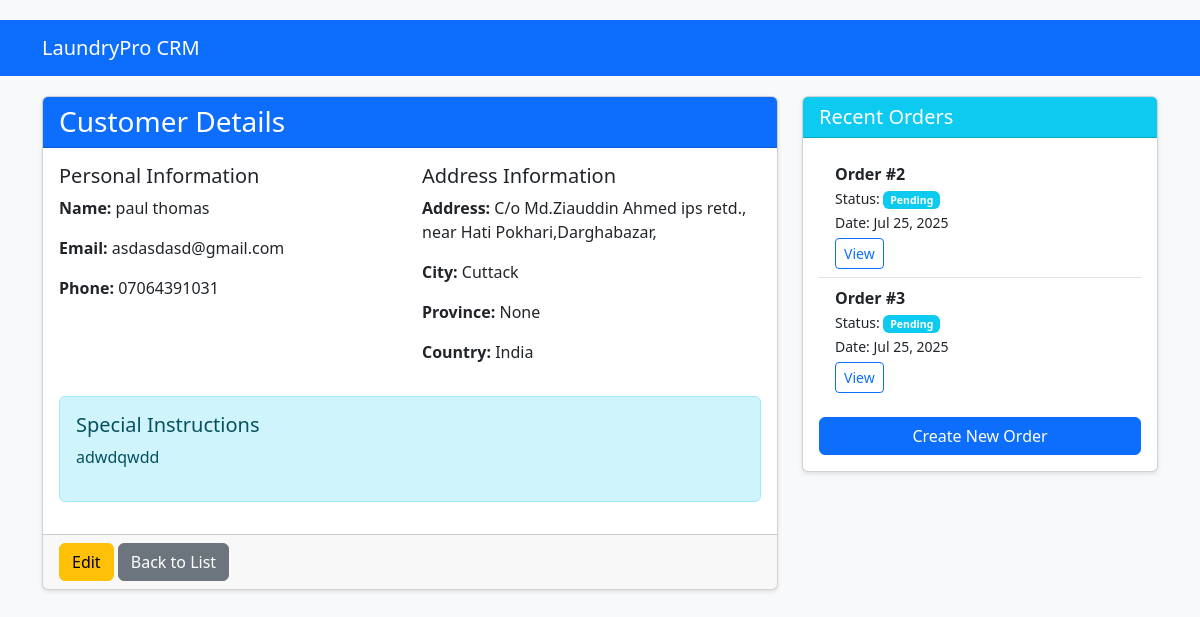
Page /customers/2/ on the committed database.
### webapp/models.py (models this page shows, shortened)
class Customer(models.Model):
    creation_date = models.DateTimeField(auto_now_add=True)
    first_name = models.CharField(max_length=100)
    last_name = models.CharField(max_length=100)
    email = models.EmailField(max_length=255)
    phone = models.CharField(max_length=20)
    address = models.CharField(max_length=300)
    city = models.CharField(max_length=255)
    province = models.CharField(max_length=200)
    country = models.CharField(max_length=125)
    special_instructions = models.TextField(blank=True, null=True)
    is_active = models.BooleanField(default=True)

class Order(models.Model):
    STATUS_CHOICES = [
        ('PENDING', 'Pending'),
        ('RECEIVED', 'Received'),
        ('WASHING', 'Washing'),
        ('PRESSING', 'Pressing'),
        ('READY', 'Ready for Delivery'),
        ('DELIVERING', 'Out for Delivery'),
        ('COMPLETED', 'Completed'),
        ('CANCELLED', 'Cancelled'),
    ]
    customer = models.ForeignKey(Customer, on_delete=models.CASCADE)
    order_date = models.DateTimeField(auto_now_add=True)
    pickup_date = models.DateTimeField(blank=True, null=True)
    delivery_date = models.DateTimeField(blank=True, null=True)
    status = models.CharField(max_length=20, choices=STATUS_CHOICES, default='PENDING')
    total_amount = models.DecimalField(max_digits=10, decimal_places=2, default=0)
    assigned_staff = models.ForeignKey(Staff, on_delete=models.SET_NULL, null=True, blank=True)
    special_instructions = models.TextField(blank=True, null=True)

### webapp/views.py (the view)
# urls.py: path('customers/<int:pk>/', views.CustomerDetailView.as_view(), name='customer_detail'),
class CustomerDetailView(DetailView):
    model = Customer
    template_name = 'webapp/customers/customer_detail.html'

### webapp/templates/webapp/customers/customer_detail.html (shortened to what this page needs)
{% extends 'webapp/base.html' %}
{% block content %}
<div class="row">
    <div class="col-md-8">
        <div class="card mb-4">
            <div class="card-header bg-primary text-white">
                <h3 class="mb-0">Customer Details</h3>
            </div>
            <div class="card-body">
                <div class="row mb-3">
                    <div class="col-md-6">
                        <h5>Personal Information</h5>
                        <p><strong>Name:</strong> {{ customer.first_name }} {{ customer.last_name }}</p>
                        <p><strong>Email:</strong> {{ customer.email }}</p>
                        <p><strong>Phone:</strong> {{ customer.phone }}</p>
                    </div>
                    <div class="col-md-6">
                        <h5>Address Information</h5>
                        <p><strong>Address:</strong> {{ customer.address }}</p>
                        <p><strong>City:</strong> {{ customer.city }}</p>
                        <p><strong>Province:</strong> {{ customer.province }}</p>
                        <p><strong>Country:</strong> {{ customer.country }}</p>
                    </div>
                </div>
                {% if customer.special_instructions %}
                <div class="alert alert-info">
                    <h5>Special Instructions</h5>
                    <p>{{ customer.special_instructions }}</p>
                </div>
                {% endif %}
            </div>
            <div class="card-footer">
                <a href="{% url 'customer_update' customer.pk %}" class="btn btn-warning">Edit</a>
                <a href="{% url 'customer_list' %}" class="btn btn-secondary">Back to List</a>
            </div>
        </div>
    </div>
    <div class="col-md-4">
        <div class="card">
            <div class="card-header bg-info text-white">
                <h5 class="mb-0">Recent Orders</h5>
            </div>
            <div class="card-body">
                <ul class="list-group list-group-flush">
                    {% for order in customer.order_set.all|slice:":5" %}
                    <li class="list-group-item">
                        <strong>Order #{{ order.id }}</strong><br>
                        <small>Status: <span class="badge bg-info">{{ order.get_status_display }}</span></small><br>
                        <small>Date: {{ order.order_date|date:"M d, Y" }}</small><br>
                        <a href="{% url 'order_detail' order.pk %}" class="btn btn-sm btn-outline-primary mt-1">View</a>
                    </li>
                    {% empty %}
                    <li class="list-group-item">No orders found</li>
                    {% endfor %}
                </ul>
                <a href="{% url 'order_create' %}?customer={{ customer.id }}" class="btn btn-primary mt-3 w-100">
                    Create New Order
                </a>
            </div>
        </div>
    </div>
</div>
{% endblock %}

### webapp/templates/webapp/base.html (style rules this page uses)
body { padding-top: 20px; background-color: #f8f9fa; }
.card { margin-bottom: 20px; box-shadow: 0 2px 4px rgba(0,0,0,0.1); }
.card-header { font-weight: bold; }

### rows in the picture
Customer: first_name "paul", last_name "thomas", email "asdasdasd@gmail.com", phone "07064391031", address "C/o Md.Ziauddin Ahmed ips retd., near Hati Pokhari,Darghabazar,", city "Cuttack", province "None", country "India", special_instructions "adwdqwdd"
Order: id "2", status "Pending", order_date "Jul 25, 2025"
Order: id "3", status "Pending", order_date "Jul 25, 2025"
